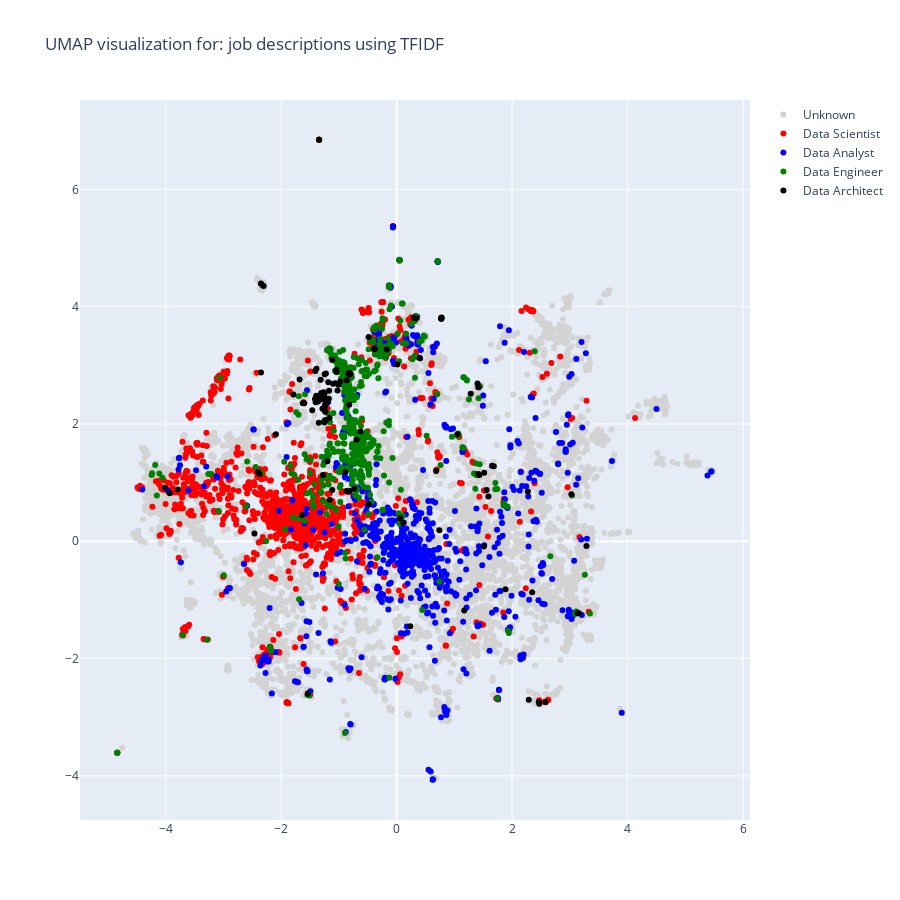

The cell this chart's notebook holds for it:
### Code cell
fig = go.Figure()

fig = go.Figure(data=[trace00, trace0, trace1, trace2, trace3], layout=layout) 
fig.update_traces(textposition='top center')

fig.show()

### Figure 1 — Plotly figure (JSON) as saved in the notebook; plotly's stock layout.template omitted (floating-point values rounded to 4 significant figures; data arrays with more than 128 entries replaced by an {"elided": "..."} marker saying what was removed)
{"data": [{"marker": {"color": "lightgrey"}, "mode": "markers", "name": "Unknown", "text": {"elided": "7788 str values"}, "textposition": "top center", "type": "scatter", "x": {"elided": "7788 float values"}, "y": {"elided": "7788 float values"}}, {"marker": {"color": "red"}, "mode": "markers", "name": "Data Scientist", "text": {"elided": "1443 str values"}, "textposition": "top center", "type": "scatter", "x": {"elided": "1443 float values"}, "y": {"elided": "1443 float values"}}, {"marker": {"color": "blue"}, "mode": "markers", "name": "Data Analyst", "text": {"elided": "795 str values"}, "textposition": "top center", "type": "scatter", "x": {"elided": "795 float values"}, "y": {"elided": "795 float values"}}, {"marker": {"color": "green"}, "mode": "markers", "name": "Data Engineer", "text": {"elided": "513 str values"}, "textposition": "top center", "type": "scatter", "x": {"elided": "513 float values"}, "y": {"elided": "513 float values"}}, {"marker": {"color": "black"}, "mode": "markers", "name": "Data Architect", "text": {"elided": "132 str values"}, "textposition": "top center", "type": "scatter", "x": {"elided": "132 float values"}, "y": {"elided": "132 float values"}}], "layout": {"height": 900, "title": {"text": "UMAP visualization for: job descriptions using TFIDF"}, "width": 900, "xaxis": {"autorange": true, "range": [-5.486, 6.122], "title": {"text": ""}, "type": "linear"}, "yaxis": {"autorange": true, "range": [-4.753, 7.525], "title": {"text": ""}, "type": "linear"}}}
